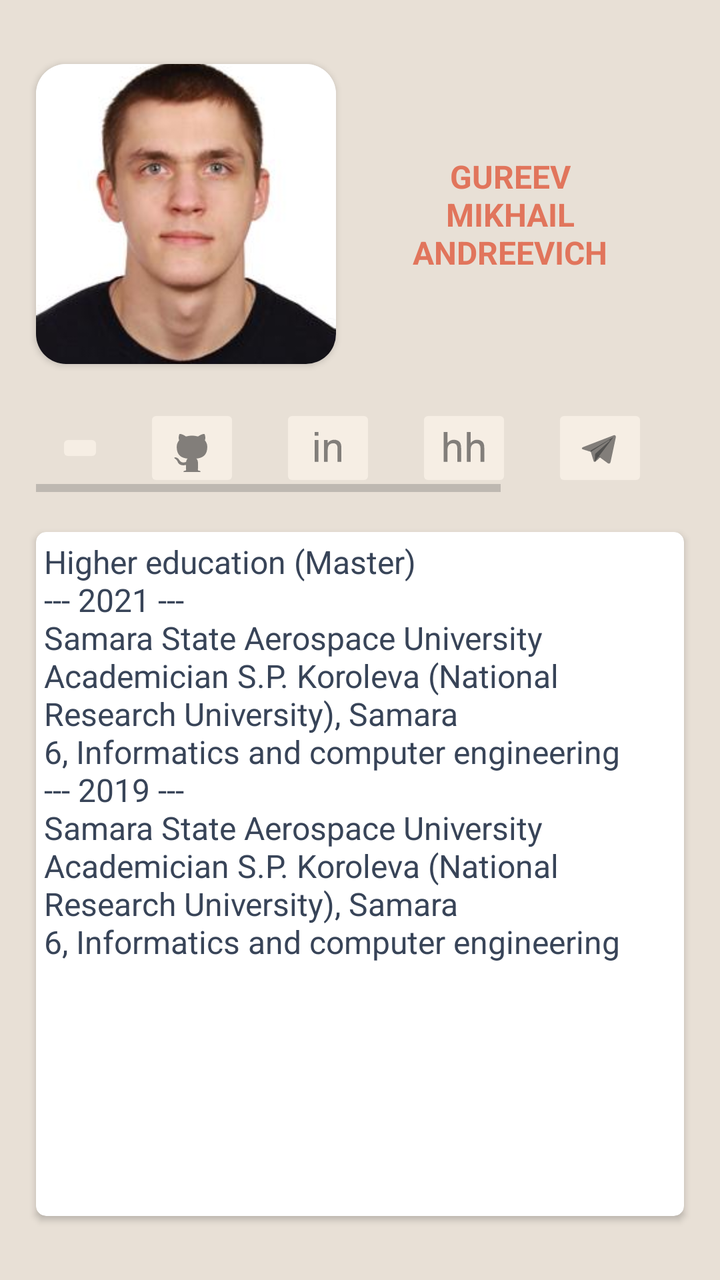
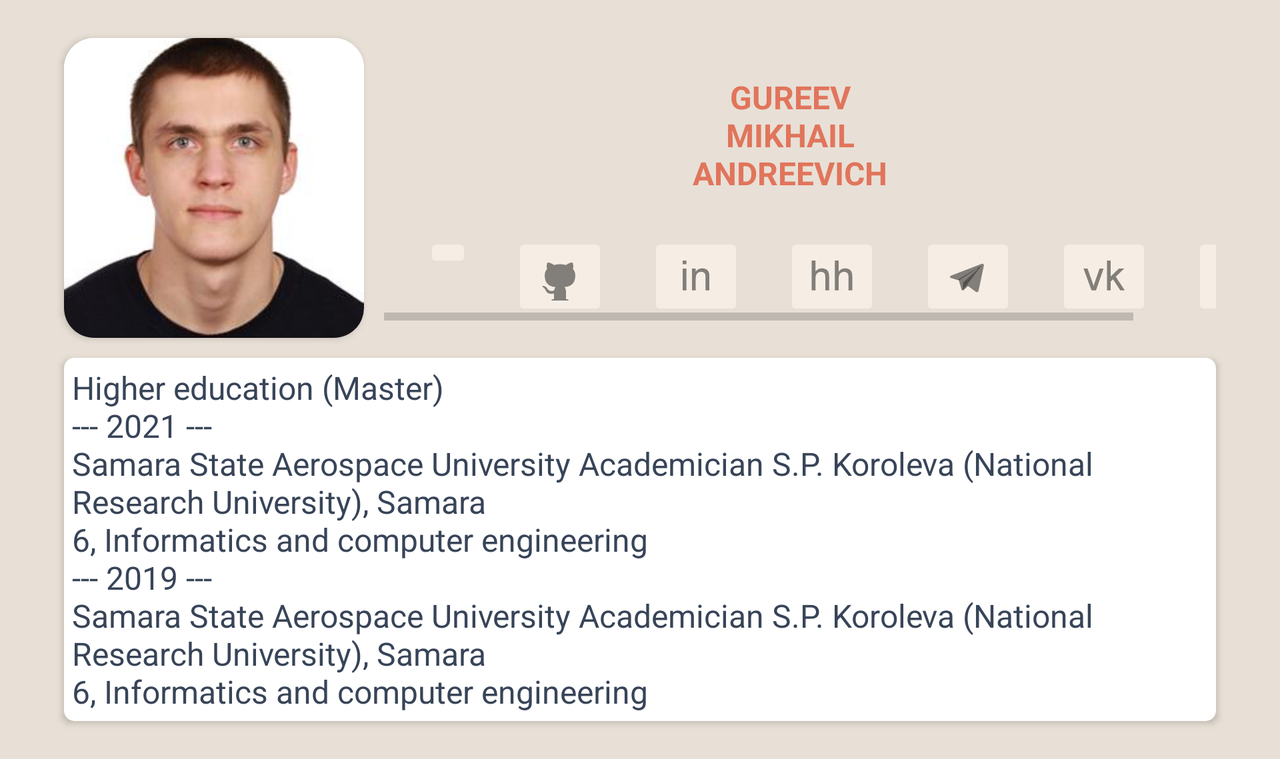

Compare how this app lays out the same screen by default and in its alternative resource folder. The renders come first, then the two layout files and the values they reference.
<!-- AndroidManifest.xml: application theme Theme.OMDbAppByMikhailGureev -->
<!-- res/layout/fragment_profile.xml -->
<?xml version="1.0" encoding="utf-8"?>
<androidx.constraintlayout.widget.ConstraintLayout xmlns:android="http://schemas.android.com/apk/res/android"
    xmlns:app="http://schemas.android.com/apk/res-auto"
    xmlns:tools="http://schemas.android.com/tools"
    android:layout_width="match_parent"
    android:layout_height="match_parent"
    tools:context=".fragments.profile.ProfileFragment">

    <androidx.constraintlayout.widget.Guideline
        android:id="@+id/line_1"
        android:layout_width="wrap_content"
        android:layout_height="wrap_content"
        android:orientation="vertical"
        app:layout_constraintGuide_percent="0.05" />

    <androidx.constraintlayout.widget.Guideline
        android:id="@+id/line_2"
        android:layout_width="wrap_content"
        android:layout_height="wrap_content"
        android:orientation="vertical"
        app:layout_constraintGuide_percent="0.95" />

    <androidx.constraintlayout.widget.Guideline
        android:id="@+id/line_3"
        android:layout_width="wrap_content"
        android:layout_height="wrap_content"
        android:orientation="horizontal"
        app:layout_constraintGuide_percent="0.05" />

    <androidx.constraintlayout.widget.Guideline
        android:id="@+id/line_4"
        android:layout_width="wrap_content"
        android:layout_height="wrap_content"
        android:orientation="horizontal"
        app:layout_constraintGuide_percent="0.95" />

    <androidx.cardview.widget.CardView
        android:id="@+id/image_view_avatar"
        android:layout_width="150dp"
        android:layout_height="150dp"
        app:cardCornerRadius="15dp"
        app:layout_constraintStart_toStartOf="@id/line_1"
        app:layout_constraintTop_toTopOf="@id/line_3">

        <androidx.appcompat.widget.AppCompatImageView
            android:layout_width="match_parent"
            android:layout_height="match_parent"
            android:scaleType="centerCrop"
            app:srcCompat="@drawable/profile_photo" />
    </androidx.cardview.widget.CardView>


    <androidx.appcompat.widget.AppCompatTextView
        android:id="@+id/text_view_fio"
        android:layout_width="0dp"
        android:layout_height="wrap_content"
        android:layout_margin="10dp"
        android:gravity="center"
        android:text="@string/fio"
        android:textAllCaps="true"
        android:textColor="@color/text_title"
        android:textSize="16sp"
        android:textStyle="bold"
        app:layout_constraintBottom_toBottomOf="@id/image_view_avatar"
        app:layout_constraintEnd_toEndOf="@id/line_2"
        app:layout_constraintStart_toEndOf="@id/image_view_avatar"
        app:layout_constraintTop_toTopOf="@id/image_view_avatar" />

    <HorizontalScrollView
        android:id="@+id/contact_buttons"
        android:layout_width="0dp"
        android:layout_height="wrap_content"
        android:layout_marginVertical="20dp"
        android:scrollbars="horizontal"
        app:layout_constraintBottom_toTopOf="@id/description"
        app:layout_constraintEnd_toEndOf="@id/line_2"
        app:layout_constraintStart_toStartOf="@id/line_1"
        app:layout_constraintTop_toBottomOf="@id/image_view_avatar">

        <LinearLayout
            android:layout_width="0dp"
            android:layout_height="wrap_content"
            android:gravity="center"
            android:orientation="horizontal">

            <androidx.appcompat.widget.AppCompatImageButton
                android:id="@+id/button_send_email"
                android:layout_width="wrap_content"
                android:layout_height="wrap_content"
                android:layout_marginHorizontal="10dp"
                android:src="@drawable/ic_email" />

            <androidx.appcompat.widget.AppCompatImageButton
                android:id="@+id/button_open_github_link"
                android:layout_width="wrap_content"
                android:layout_height="wrap_content"
                android:layout_marginHorizontal="10dp"
                android:src="@drawable/ic_github" />

            <androidx.appcompat.widget.AppCompatImageButton
                android:id="@+id/button_open_li_link"
                android:layout_width="wrap_content"
                android:layout_height="wrap_content"
                android:layout_marginHorizontal="10dp"
                android:src="@drawable/ic_linkedin" />

            <androidx.appcompat.widget.AppCompatImageButton
                android:id="@+id/button_open_hh_link"
                android:layout_width="wrap_content"
                android:layout_height="wrap_content"
                android:layout_marginHorizontal="10dp"
                android:src="@drawable/ic_hh" />

            <androidx.appcompat.widget.AppCompatImageButton
                android:id="@+id/button_telegram"
                android:layout_width="wrap_content"
                android:layout_height="wrap_content"
                android:layout_marginHorizontal="10dp"
                android:src="@drawable/ic_telegram" />

            <androidx.appcompat.widget.AppCompatImageButton
                android:id="@+id/button_vk"
                android:layout_width="wrap_content"
                android:layout_height="wrap_content"
                android:layout_marginHorizontal="10dp"
                android:src="@drawable/ic_vk" />

            <androidx.appcompat.widget.AppCompatImageButton
                android:id="@+id/button_youtube"
                android:layout_width="wrap_content"
                android:layout_height="wrap_content"
                android:layout_marginHorizontal="10dp"
                android:src="@drawable/ic_youtube" />
        </LinearLayout>
    </HorizontalScrollView>


    <androidx.cardview.widget.CardView
        android:id="@+id/description"
        android:layout_width="0dp"
        android:layout_height="0dp"
        app:cardCornerRadius="5dp"
        app:layout_constraintBottom_toBottomOf="@id/line_4"
        app:layout_constraintEnd_toEndOf="@id/line_2"
        app:layout_constraintStart_toStartOf="@id/line_1"
        app:layout_constraintTop_toBottomOf="@id/contact_buttons">

        <androidx.core.widget.NestedScrollView
            android:layout_width="match_parent"
            android:layout_height="match_parent">

            <androidx.appcompat.widget.AppCompatTextView
                android:layout_width="match_parent"
                android:layout_height="match_parent"
                android:layout_margin="4dp"
                android:scrollbars="vertical"
                android:text="@string/sample_description"
                android:textColor="@color/text"
                android:textSize="16sp" />
        </androidx.core.widget.NestedScrollView>
    </androidx.cardview.widget.CardView>
</androidx.constraintlayout.widget.ConstraintLayout>
<!-- resources referenced by this layout -->
<resources>
  <color name="text">#384458</color>
  <color name="text_title">#E1755C</color>
  <!-- drawable ic_github (drawable) -->
  <?xml version="1.0" encoding="utf-8"?>
  <vector xmlns:android="http://schemas.android.com/apk/res/android"
      android:width="24dp"
      android:height="24dp"
      android:tint="#333333"
      android:viewportWidth="512"
      android:viewportHeight="512">
  
      <path
          android:fillAlpha="0.6"
          android:fillColor="#000000"
          android:pathData="M335,499c14,0 12,17 12,17H165s-2,-17 12,-17c13,0 16,-6 16,-12l-1,-50c-71,16 -86,-28 -86,-28 -12,-30 -28,-37 -28,-37 -24,-16 1,-16 1,-16 26,2 40,26 40,26 22,39 59,28 74,22 2,-17 9,-28 16,-35 -57,-6 -116,-28 -116,-126 0,-28 10,-51 26,-69 -3,-6 -11,-32 3,-67 0,0 21,-7 70,26 42,-12 86,-12 128,0 49,-33 70,-26 70,-26 14,35 6,61 3,67 16,18 26,41 26,69 0,98 -60,120 -117,126 10,8 18,24 18,48l-1,70c0,6 3,12 16,12z" />
  </vector>
  <!-- drawable ic_telegram (drawable) -->
  <?xml version="1.0" encoding="utf-8"?>
  <vector xmlns:android="http://schemas.android.com/apk/res/android"
      android:width="24dp"
      android:height="24dp"
      android:tint="#333333"
      android:viewportWidth="512"
      android:viewportHeight="512">
  
      <path
          android:fillAlpha="0.6"
          android:fillColor="#000000"
          android:pathData="M199,404c-11,0 -10,-4 -13,-14l-32,-105 245,-144" />
      <path
          android:fillAlpha="0.6"
          android:fillColor="#000000"
          android:pathData="M199,404c7,0 11,-4 16,-8l45,-43 -56,-34" />
      <path
          android:fillAlpha="0.6"
          android:fillColor="#000000"
          android:pathData="M204,319l135,99c14,9 26,4 30,-14l55,-258c5,-22 -9,-32 -24,-25L79,245c-21,8 -21,21 -4,26l83,26 190,-121c9,-5 17,-3 11,4" />
  </vector>
  <!-- drawable ic_youtube (drawable) -->
  <?xml version="1.0" encoding="utf-8"?>
  <vector xmlns:android="http://schemas.android.com/apk/res/android"
      android:width="24dp"
      android:height="24dp"
      android:tint="#333333"
      android:viewportWidth="512"
      android:viewportHeight="512">
      <path
          android:fillAlpha="0.6"
          android:fillColor="#000000"
          android:pathData="M427 169c-4 -15 -17 -27 -32 -31 -34 -9 -239 -10 -278 0 -15 4 -28 16 -32 31 -9 38 -10 135 0 174 4 15 17 27 32 31 36 10 241 10 278 0 15 -4 28 -16 32 -31 9 -36 9 -137 0 -174" />
      <path
          android:fillAlpha="0.6"
          android:fillColor="#000000"
          android:pathData="M220 203v106l93 -53" />
  </vector>
  <string name="fio">Gureev\nMikhail\nAndreevich</string>
  <string name="sample_description">Higher education (Master)\n--- 2021 ---\nSamara State Aerospace University Academician S.P. Koroleva (National Research University), Samara\n6, Informatics and computer engineering\n--- 2019 ---\nSamara State Aerospace University Academician S.P. Koroleva (National Research University), Samara\n6, Informatics and computer engineering</string>
  <style name="Theme.OMDbAppByMikhailGureev" parent="Theme.AppCompat.Light">
  
          
          <item name="colorPrimary">@color/light_background</item>
          
          <item name="android:colorBackground">@color/background</item>
          
          <item name="colorOnPrimary">@color/text_title</item>
          
          <item name="android:textColor">@color/text</item>
          
          <item name="android:colorButtonNormal">@color/light_background</item>
          
          <item name="android:colorForeground">@color/grey</item>
          
          <item name="android:textColorPrimary">@color/text_title</item>
          
          <item name="android:statusBarColor">@color/pink</item>
          
          <item name="android:navigationBarColor">@color/background</item>
          
          <item name="android:windowBackground">@color/background</item>
  
      </style>
  <color name="light_background">#F6EEE4</color>
      //for example button
  <color name="background">#E8E0D6</color>
      //for example navigation or background
  <color name="grey">#605D5D</color>
  <color name="pink">#F19595</color>
  <!-- some entries are left out for length -->
</resources>
<!-- res/layout-land/fragment_profile.xml (the repository's variant of the layout above) -->
<!-- drawn on the phone turned sideways -->
<?xml version="1.0" encoding="utf-8"?>
<ScrollView xmlns:android="http://schemas.android.com/apk/res/android"
    xmlns:app="http://schemas.android.com/apk/res-auto"
    xmlns:tools="http://schemas.android.com/tools"
    android:layout_width="match_parent"
    android:layout_height="match_parent"
    tools:context=".fragments.profile.ProfileFragment">

    <androidx.constraintlayout.widget.ConstraintLayout
        android:layout_width="match_parent"
        android:layout_height="wrap_content">

        <androidx.constraintlayout.widget.Guideline
            android:id="@+id/line_1"
            android:layout_width="wrap_content"
            android:layout_height="wrap_content"
            android:orientation="vertical"
            app:layout_constraintGuide_percent="0.05" />

        <androidx.constraintlayout.widget.Guideline
            android:id="@+id/line_2"
            android:layout_width="wrap_content"
            android:layout_height="wrap_content"
            android:orientation="vertical"
            app:layout_constraintGuide_percent="0.95" />

        <androidx.constraintlayout.widget.Guideline
            android:id="@+id/line_3"
            android:layout_width="wrap_content"
            android:layout_height="wrap_content"
            android:orientation="horizontal"
            app:layout_constraintGuide_percent="0.05" />

        <androidx.constraintlayout.widget.Guideline
            android:id="@+id/line_4"
            android:layout_width="wrap_content"
            android:layout_height="wrap_content"
            android:orientation="horizontal"
            app:layout_constraintGuide_percent="0.95" />

        <androidx.cardview.widget.CardView
            android:id="@+id/image_view_avatar"
            android:layout_width="150dp"
            android:layout_height="150dp"
            app:cardCornerRadius="15dp"
            app:layout_constraintStart_toStartOf="@id/line_1"
            app:layout_constraintTop_toTopOf="@id/line_3">

            <androidx.appcompat.widget.AppCompatImageView
                android:layout_width="match_parent"
                android:layout_height="match_parent"
                android:scaleType="centerCrop"
                app:srcCompat="@drawable/profile_photo" />
        </androidx.cardview.widget.CardView>


        <androidx.appcompat.widget.AppCompatTextView
            android:id="@+id/text_view_fio"
            android:layout_width="0dp"
            android:layout_height="wrap_content"
            android:layout_marginVertical="10dp"
            android:gravity="center"
            android:text="@string/fio"
            android:textAllCaps="true"
            android:textColor="@color/text_title"
            android:textSize="16sp"
            android:textStyle="bold"
            app:layout_constraintBottom_toTopOf="@id/contact_buttons"
            app:layout_constraintEnd_toEndOf="@id/line_2"
            app:layout_constraintStart_toEndOf="@id/image_view_avatar"
            app:layout_constraintTop_toTopOf="@id/image_view_avatar" />

        <HorizontalScrollView
            android:id="@+id/contact_buttons"
            android:layout_width="0dp"
            android:layout_height="wrap_content"
            android:layout_marginStart="10dp"
            android:scrollbars="horizontal"
            app:layout_constraintBottom_toBottomOf="@+id/image_view_avatar"
            app:layout_constraintEnd_toEndOf="@id/line_2"
            app:layout_constraintStart_toEndOf="@id/image_view_avatar"
            app:layout_constraintTop_toBottomOf="@+id/text_view_fio">

            <LinearLayout
                android:layout_width="wrap_content"
                android:layout_height="match_parent"
                android:layout_gravity="end"
                android:layout_marginHorizontal="10dp"
                android:orientation="horizontal">

                <androidx.appcompat.widget.AppCompatImageButton
                    android:id="@+id/button_send_email"
                    android:layout_width="wrap_content"
                    android:layout_height="wrap_content"
                    android:layout_marginHorizontal="10dp"
                    android:src="@drawable/ic_email" />

                <androidx.appcompat.widget.AppCompatImageButton
                    android:id="@+id/button_open_github_link"
                    android:layout_width="wrap_content"
                    android:layout_height="wrap_content"
                    android:layout_marginHorizontal="10dp"
                    android:src="@drawable/ic_github" />

                <androidx.appcompat.widget.AppCompatImageButton
                    android:id="@+id/button_open_li_link"
                    android:layout_width="wrap_content"
                    android:layout_height="wrap_content"
                    android:layout_marginHorizontal="10dp"
                    android:src="@drawable/ic_linkedin" />

                <androidx.appcompat.widget.AppCompatImageButton
                    android:id="@+id/button_open_hh_link"
                    android:layout_width="wrap_content"
                    android:layout_height="wrap_content"
                    android:layout_marginHorizontal="10dp"
                    android:src="@drawable/ic_hh" />

                <androidx.appcompat.widget.AppCompatImageButton
                    android:id="@+id/button_telegram"
                    android:layout_width="wrap_content"
                    android:layout_height="wrap_content"
                    android:layout_marginHorizontal="10dp"
                    android:src="@drawable/ic_telegram" />

                <androidx.appcompat.widget.AppCompatImageButton
                    android:id="@+id/button_vk"
                    android:layout_width="wrap_content"
                    android:layout_height="wrap_content"
                    android:layout_marginHorizontal="10dp"
                    android:src="@drawable/ic_vk" />

                <androidx.appcompat.widget.AppCompatImageButton
                    android:id="@+id/button_youtube"
                    android:layout_width="wrap_content"
                    android:layout_height="wrap_content"
                    android:layout_marginHorizontal="10dp"
                    android:src="@drawable/ic_youtube" />
            </LinearLayout>
        </HorizontalScrollView>


        <androidx.cardview.widget.CardView
            android:id="@+id/description"
            android:layout_width="0dp"
            android:layout_height="wrap_content"
            android:layout_marginTop="10dp"
            app:cardCornerRadius="5dp"
            app:layout_constraintBottom_toBottomOf="@id/line_4"
            app:layout_constraintEnd_toEndOf="@id/line_2"
            app:layout_constraintStart_toStartOf="@id/line_1"
            app:layout_constraintTop_toBottomOf="@id/image_view_avatar">

            <androidx.appcompat.widget.AppCompatTextView
                android:layout_width="match_parent"
                android:layout_height="match_parent"
                android:layout_margin="4dp"
                android:scrollbars="vertical"
                android:text="@string/sample_description"
                android:textSize="16sp" />

        </androidx.cardview.widget.CardView>
    </androidx.constraintlayout.widget.ConstraintLayout>
</ScrollView>
<!-- resources referenced by the variant -->
<!-- as the phone turned sideways resolves them -->
<resources>
  <color name="text_title">#E1755C</color>
  <!-- drawable ic_github (drawable) -->
  <?xml version="1.0" encoding="utf-8"?>
  <vector xmlns:android="http://schemas.android.com/apk/res/android"
      android:width="24dp"
      android:height="24dp"
      android:tint="#333333"
      android:viewportWidth="512"
      android:viewportHeight="512">
  
      <path
          android:fillAlpha="0.6"
          android:fillColor="#000000"
          android:pathData="M335,499c14,0 12,17 12,17H165s-2,-17 12,-17c13,0 16,-6 16,-12l-1,-50c-71,16 -86,-28 -86,-28 -12,-30 -28,-37 -28,-37 -24,-16 1,-16 1,-16 26,2 40,26 40,26 22,39 59,28 74,22 2,-17 9,-28 16,-35 -57,-6 -116,-28 -116,-126 0,-28 10,-51 26,-69 -3,-6 -11,-32 3,-67 0,0 21,-7 70,26 42,-12 86,-12 128,0 49,-33 70,-26 70,-26 14,35 6,61 3,67 16,18 26,41 26,69 0,98 -60,120 -117,126 10,8 18,24 18,48l-1,70c0,6 3,12 16,12z" />
  </vector>
  <!-- drawable ic_telegram (drawable) -->
  <?xml version="1.0" encoding="utf-8"?>
  <vector xmlns:android="http://schemas.android.com/apk/res/android"
      android:width="24dp"
      android:height="24dp"
      android:tint="#333333"
      android:viewportWidth="512"
      android:viewportHeight="512">
  
      <path
          android:fillAlpha="0.6"
          android:fillColor="#000000"
          android:pathData="M199,404c-11,0 -10,-4 -13,-14l-32,-105 245,-144" />
      <path
          android:fillAlpha="0.6"
          android:fillColor="#000000"
          android:pathData="M199,404c7,0 11,-4 16,-8l45,-43 -56,-34" />
      <path
          android:fillAlpha="0.6"
          android:fillColor="#000000"
          android:pathData="M204,319l135,99c14,9 26,4 30,-14l55,-258c5,-22 -9,-32 -24,-25L79,245c-21,8 -21,21 -4,26l83,26 190,-121c9,-5 17,-3 11,4" />
  </vector>
  <!-- drawable ic_youtube (drawable) -->
  <?xml version="1.0" encoding="utf-8"?>
  <vector xmlns:android="http://schemas.android.com/apk/res/android"
      android:width="24dp"
      android:height="24dp"
      android:tint="#333333"
      android:viewportWidth="512"
      android:viewportHeight="512">
      <path
          android:fillAlpha="0.6"
          android:fillColor="#000000"
          android:pathData="M427 169c-4 -15 -17 -27 -32 -31 -34 -9 -239 -10 -278 0 -15 4 -28 16 -32 31 -9 38 -10 135 0 174 4 15 17 27 32 31 36 10 241 10 278 0 15 -4 28 -16 32 -31 9 -36 9 -137 0 -174" />
      <path
          android:fillAlpha="0.6"
          android:fillColor="#000000"
          android:pathData="M220 203v106l93 -53" />
  </vector>
  <string name="fio">Gureev\nMikhail\nAndreevich</string>
  <string name="sample_description">Higher education (Master)\n--- 2021 ---\nSamara State Aerospace University Academician S.P. Koroleva (National Research University), Samara\n6, Informatics and computer engineering\n--- 2019 ---\nSamara State Aerospace University Academician S.P. Koroleva (National Research University), Samara\n6, Informatics and computer engineering</string>
  <style name="Theme.OMDbAppByMikhailGureev" parent="Theme.AppCompat.Light">
  
          
          <item name="colorPrimary">@color/light_background</item>
          
          <item name="android:colorBackground">@color/background</item>
          
          <item name="colorOnPrimary">@color/text_title</item>
          
          <item name="android:textColor">@color/text</item>
          
          <item name="android:colorButtonNormal">@color/light_background</item>
          
          <item name="android:colorForeground">@color/grey</item>
          
          <item name="android:textColorPrimary">@color/text_title</item>
          
          <item name="android:statusBarColor">@color/pink</item>
          
          <item name="android:navigationBarColor">@color/background</item>
          
          <item name="android:windowBackground">@color/background</item>
  
      </style>
  <color name="light_background">#F6EEE4</color>
      //for example button
  <color name="background">#E8E0D6</color>
      //for example navigation or background
  <color name="text">#384458</color>
  <color name="grey">#605D5D</color>
  <color name="pink">#F19595</color>
  <!-- some entries are left out for length -->
</resources>
